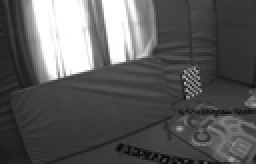
%> input picture data/1403715550312143104.png, 128 x 82 px, shrunk from 752 x 480 before the run (shown 2 times larger)
$ octave tryFast.m   (GNU Octave 9; MATLAB toolbox functions it lacks are replaced by stand-ins)
%> lines starting %> are read from the running program, lines starting %| are printed output that depends on the picture; in (x1, y1, x2, y2) boxes, pixels count from 0 and x2, y2 are one past the last pixel; in counts of white or black regions, pixels touching at a corner belong together; the program's own positions count from 1
### cv_FAST.m
function corners = cv_FAST(image, threshold, nonmaxSuppression)
    % 输入:
    % image - 输入的灰度图像，像素值为 0-255
    % threshold - 判断像素与中心像素差异的阈值
    % nonmaxSuppression - 是否启用非极大值抑制 (true/false)

    % 输出:
    % corners - 角点坐标及响应值的矩阵 [x, y, response]

    % 获取图像大小
    [rows, cols] = size(image);

    % 定义圆形邻域的 16 个像素相对位置（顺时针方向）
    circleOffsets = [0, 3; 1, 3; 2, 2; 3, 1; 3, 0; 3, -1; 2, -2; 1, -3; 0, -3; -1, -3; -2, -2; -3, -1; -3, 0; -3, 1; -2, 2; -1, 3];

    % 初始化角点响应矩阵
    responseMatrix = zeros(rows, cols);

    % 遍历每个像素点，排除边界
    for r = 4:rows-3
        for c = 4:cols-3
            % 获取中心像素

            p = image(r, c);

            % 提取邻域 16 个像素
            circlePixels = zeros(16, 1);
            for i = 1:16
                circlePixels(i) = image(r + circleOffsets(i, 1), c + circleOffsets(i, 2));
            end

            % 对比像素值并统计比中心像素明显更亮或更暗的像素数量
            brighter = circlePixels > p + threshold;
            darker = circlePixels < p - threshold;

            % 如果有连续 9 个像素更亮或更暗，认定为角点
            if any(conv([brighter; brighter(1:8)], ones(9, 1), 'valid') == 9) || ...
               any(conv([darker; darker(1:8)], ones(9, 1), 'valid') == 9)
                % 计算响应值（这里简单定义为亮和暗像素差异的最大值）
                responseMatrix(r, c) = max(abs(circlePixels - double(p)));
            end
        end
    end

    % 非极大值抑制（去掉局部邻域内较弱的角点）
    if nonmaxSuppression
        responseMatrix = nonmax_suppression(responseMatrix);
    end

    % 获取角点的坐标和响应值
    [cornerRows, cornerCols] = find(responseMatrix > 0);
    cornerResponses = responseMatrix(responseMatrix > 0);

    % 将角点坐标和响应值组合成输出矩阵
    corners = [cornerCols, cornerRows, cornerResponses];

    corners = sortrows(corners, 2);
end

function suppressed = nonmax_suppression(responseMatrix)
    % 非极大值抑制，保留局部最大值，抑制其他较弱的响应
    suppressed = responseMatrix;
    [rows, cols] = size(responseMatrix);

    for r = 2:rows-1
        for c = 2:cols-1
            localPatch = responseMatrix(r-1:r+1, c-1:c+1);
            if responseMatrix(r, c) < max(localPatch(:))
                suppressed(r, c) = 0; % 抑制非极大值
            end
        end
    end
end

### cv_cornerSubPix.m
function corners = cv_cornerSubPix(image, corners, winSize, zeroZone, criteria)
    % Ensure image is single channel (grayscale)
    if size(image, 3) == 3
        image = rgb2gray(image);
    end
    image = double(image);

    max_iters = 100;  % default max iterations
    eps = 0.01;       % default epsilon
    if strcmp(criteria.type , "CV_TERMCRIT_ITER")
        max_iters = criteria.max_iter;
    elseif strcmp(criteria.type , "CV_TERMCRIT_EPS")
        eps = criteria.epsilon;
    elseif strcmp(criteria.type , "CV_TERMCRIT_ITER+EPS")
        eps = criteria.epsilon;
        max_iters = criteria.max_iter;
    end

    eps = max(eps, 0);
    eps = eps^2;  % use square of error in comparison operations
    max_iters = min(max(max_iters, 1), 100);  % clamp between 1 and 100

    % Initialize buffer for masks
    win_w = winSize(1) * 2 + 1;
    win_h = winSize(2) * 2 + 1;
    maskX = exp(-( (-winSize(1):winSize(1)) ).^2 / (winSize(1)^2));
    if winSize(1) == winSize(2)
        maskY = maskX;
    else
        maskY = exp(-( (-winSize(2):winSize(2)) ).^2 / (winSize(2)^2));
    end
    full_mask = maskX' * maskY;

    % Apply zero zone
    if zeroZone(1) >= 0 && zeroZone(2) >= 0
        for i = winSize(2) - zeroZone(2):winSize(2) + zeroZone(2)
            for j = winSize(1) - zeroZone(1):winSize(1) + zeroZone(1)
                full_mask(i + 1, j + 1) = 0;
            end
        end
    end

    % Iterate over each corner
    for pt_i = 1:size(corners, 1)
        cT = corners(pt_i, :);
        cI = cT;
        iter = 0;
        err = Inf;

        while iter < max_iters && err > eps
            % Get subpixel neighborhood and adjust mask size
            [sub_pix, actual_win_w, actual_win_h] = getSubPix(image, cI, win_w, win_h);


            [m_sub_pix,n_sub_pix]=size(sub_pix);
            if (m_sub_pix<2 || n_sub_pix<2)
                cI=cT;
                break;
            end

            % Resize mask to match actual window size
            mask = imresize(full_mask, [actual_win_h, actual_win_w], 'bilinear');


            % Compute gradients
            [gx, gy] = gradient(sub_pix);

            % Compute Hessian components and vector
            a = 0; b = 0; c = 0;
            bb1 = 0; bb2 = 0;
            for i = 1:actual_win_h
                py = i - floor(actual_win_h / 2) - 1;
                for j = 1:actual_win_w
                    px = j - floor(actual_win_w / 2) - 1;
                    gxx = gx(i,j)^2 * mask(i,j);
                    gxy = gx(i,j) * gy(i,j) * mask(i,j);
                    gyy = gy(i,j)^2 * mask(i,j);
                    a = a + gxx;
                    b = b + gxy;
                    c = c + gyy;
                    bb1 = bb1 + gxx * px + gxy * py;
                    bb2 = bb2 + gxy * px + gyy * py;
                end
            end

            % Solve for dx, dy
            detA = a * c - b^2;
            if abs(detA) < 1e-10
                break;
            end
            dx = (c * bb1 - b * bb2) / detA;
            dy = (a * bb2 - b * bb1) / detA;

            cI2 = cI + [dx, dy];
            err = (cI2(1) - cI(1))^2 + (cI2(2) - cI(2))^2;
            cI = cI2;
            iter = iter + 1;
        end

        if norm(cI - cT) > max(winSize)
            cI = cT;  % Poor convergence, revert to initial point
        end

        corners(pt_i, :) = cI;  % Store result
    end
end

% [21 lines left out: function getSubPix, not called in this run]


% [102 lines of commented-out code are left out]

### tryFast.m
clear all
clc

addpath('ShanzhaiCV');

global matlab_or_octave

matlab_or_octave=1;

if (matlab_or_octave==0)           %%%%%%%%%%%%%%%%%%%%%%%%%%%%%%%%%%%  octave
    pkg load image
end


image_org=imread('./data/1403715550312143104.png');
%> image_org is the input picture: size 82x128 uint8; min 8, max 255, mean 90.6

[rows, cols] = size(image_org);
%> rows = 82; cols = 128

image=image_org(rows/2+1:rows,cols/2+1:cols,:);
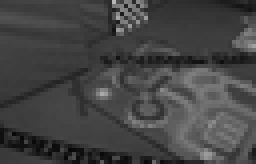
%> image: size 41x64 uint8 (shown 4 times larger); min 8, max 183, mean 68.1
%
% image_new=image(1:57,138:246,:);
%
% imwrite(image_new, 'image_new.png');


threshold=20;

nonmaxSuppression=1;

pts = cv_FAST(image, threshold, nonmaxSuppression);
%> after the loop in cv_FAST, `for r = 4:rows-3`:
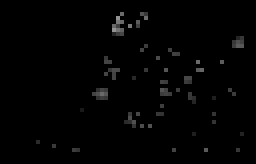
%> responseMatrix: size 41x64 double (shown 4 times larger); min 0, max 146, mean 2.7
%> after the loop in cv_FAST, `for r = 4:rows-3`: circlePixels = [27; 28; 50; 75; 77; 81; 57; 62; 105; 92; 121; 104; 88; 76; 91; 61]
%> after the loop in nonmax_suppression, `for r = 2:rows-1`:
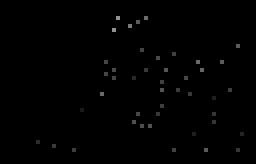
%> suppressed: size 41x64 double (shown 4 times larger); 2.17% of pixels changed, all inside (x1, y1, x2, y2) = (19, 3, 61, 38)
%> in cv_FAST, `[cornerRows, cornerCols] = find(responseMatrix > 0);`: cornerRows = 44 values from 5 to 38; cornerCols = 44 values from 10 to 61
%> in cv_FAST, `cornerResponses = responseMatrix(responseMatrix > 0);`: cornerResponses = 44 values, max 146 at index 8, min 25 at index 4, mean 72.7
%> in cv_FAST, `corners = [cornerCols, cornerRows, cornerResponses];`: corners = 44 rows, first 12: [10 36 43; 14 37 58; 19 38 61; 21 28 25; 26 24 106; 27 16 68; 27 19 68; 29 8 146; 29 18 74; 29 20 68; 30 5 146; 33 7 120]
%> in cv_FAST, `corners = sortrows(corners, 2);`: corners = 44 rows, first 12: [30 5 146; 37 5 108; 35 6 93; 33 7 120; 29 8 146; 60 12 92; 36 13 67; 44 14 65; 40 15 74; 27 16 68; 50 16 106; 56 16 93]
%> pts has the same summary as corners in cv_FAST


% [7 lines of commented-out code are left out]


win_size = [5, 5];         % 窗口大小
zero_zone = [-1, -1];      % 禁用区域
term_crit.type = "CV_TERMCRIT_ITER+EPS"; % 终止条件 [最大迭代次数, epsilon]
term_crit.epsilon=0.001;
term_crit.max_iter=20;


%  cv::Size win_size = cv::Size(5, 5);
%     cv::Size zero_zone = cv::Size(-1, -1);
%     cv::TermCriteria term_crit = cv::TermCriteria(cv::TermCriteria::COUNT + cv::TermCriteria::EPS, 20, 0.001);
%


pts_refined = cv_cornerSubPix(image, pts(:,1:2), win_size, zero_zone, term_crit);
%> the loop in cv_cornerSubPix, `for pt_i = 1:size(corners, 1)` made 44 passes
%> after the loop in cv_cornerSubPix, `for pt_i = 1:size(corners, 1)`: corners = 44 rows, first 12: [30 5; 37 5; 35 6; 33 7; 29 8; 58.92 13.37; 36 13; 44.56 16.67; 44.4 16.58; 27 16; 49.71 16.59; 55.34 17.61]
%> pts_refined has the same summary as corners in cv_cornerSubPix

%%
figure;
imshow(image); hold on;
plot(pts_refined(:,1), pts_refined(:,2), 'g.', 'MarkerSize', 7);
plot(pts(:,1), pts(:,2), 'r.', 'MarkerSize', 7);
%plot(29.57, 11.6, 'b.', 'MarkerSize', 5);
legend('Refined Corners','Initial Corners');
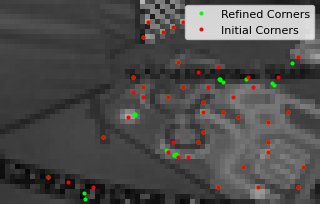
%> figure redrawn from the program's plot data; shown 5 times larger

$ run again, with data/1403715573812143104.png copied over data/1403715550312143104.png
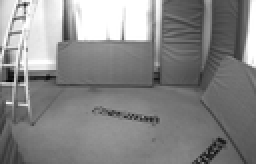
%> input picture data/1403715573812143104.png, 128 x 82 px, shrunk from 752 x 480 before the run (shown 2 times larger)
%> image_org is the input picture: size 82x128 uint8; min 0, max 255, mean 134.3
%> after the loop in cv_FAST, `for r = 4:rows-3`: circlePixels = [85; 87; 88; 79; 80; 68; 57; 52; 65; 85; 90; 86; 86; 87; 87; 86]
%> after the loop in nonmax_suppression, `for r = 2:rows-1`:
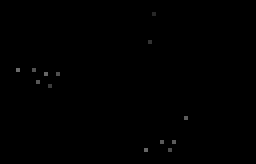
%> suppressed: size 41x64 double (shown 4 times larger); min 0, max 107, mean 0.4
%> cornerRows = [18; 18; 21; 19; 22; 19; 38; 11; 4; 36; 38; 36; 30]; cornerCols = [5; 9; 10; 12; 13; 15; 37; 38; 39; 41; 43; 44; 47]
%> cornerResponses = [107; 82; 87; 102; 60; 80; 102; 51; 39; 90; 75; 91; 92]
%> in cv_FAST, `corners = [cornerCols, cornerRows, cornerResponses];`: corners = 13 rows, first 12: [5 18 107; 9 18 82; 10 21 87; 12 19 102; 13 22 60; 15 19 80; 37 38 102; 38 11 51; 39 4 39; 41 36 90; 43 38 75; 44 36 91]
%> in cv_FAST, `corners = sortrows(corners, 2);`: corners = 13 rows, first 12: [39 4 39; 38 11 51; 5 18 107; 9 18 82; 12 19 102; 15 19 80; 10 21 87; 13 22 60; 47 30 92; 41 36 90; 44 36 91; 37 38 102]
%> pts has the same summary as corners in cv_FAST
%> the loop in cv_cornerSubPix, `for pt_i = 1:size(corners, 1)` made 13 passes
%> after the loop in cv_cornerSubPix, `for pt_i = 1:size(corners, 1)`: corners = 13 rows, first 12: [35.9 7.47; 36.49 7.29; 5 18; 9 18; 12 19; 14.48 19.67; 10 21; 12.7 19.49; 48.97 29.56; 41 36; 44 36; 37.22 40.34]
%> pts_refined has the same summary as corners in cv_cornerSubPix
%> `legend('Refined Corners','Initial Corners');`:
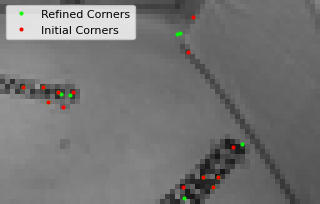
%> figure redrawn from the program's plot data; shown 5 times larger
